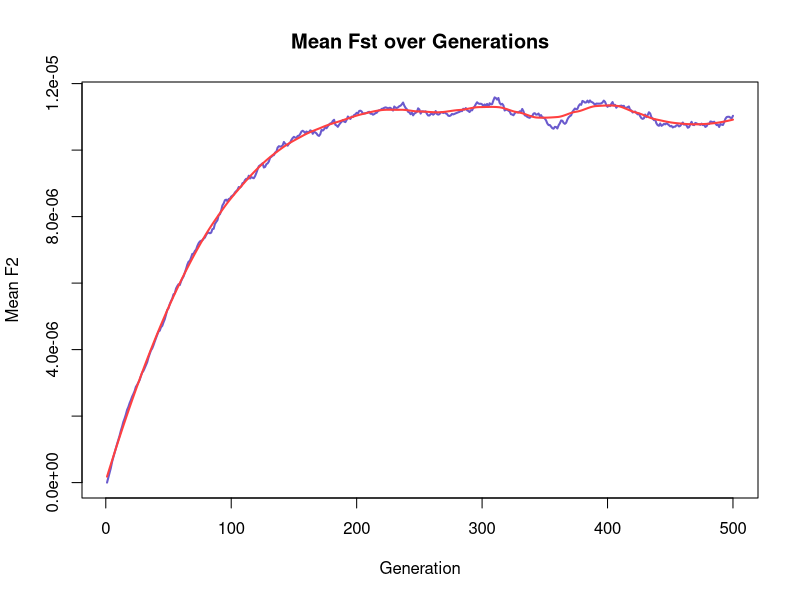

Write the R code that produced this figure. (Note: this script raises an error after producing the figure.)
#As same as In model part
calculate_next_gen_num <- function(current_num, N, a1, b1, m, p3) {
  p0 <- current_num / (2 * N)
  p_after_migration <- p0 * (1 - m) + m * p3
  p_after_mutation <- p_after_migration * (1 - a1 - b1) + b1
  
  rbinom(1, 2 * N, p_after_mutation)
}

F_simulation_modified <- function(N, K, a1, b1, m_ij, p0, p3, num_generations) {
  n_i <- matrix(nrow = K, ncol = num_generations)
  n_i[, 1] <- rep(2 * N * p0, K)
  n_i[3, ] <- rep(2 * N * p3, num_generations)
  
  for (t in 1:(num_generations - 1)) {
    for (i in 1:2) {
      n_i[i, t + 1] <- calculate_next_gen_num(n_i[i, t], N, a1, b1, m_ij[i, 3], p3)
    }
  }
  
  p_i <- n_i / (2 * N)
  return(p_i)
}

#modify function for Fst scenario
repeat_simulation_2_modified <- function(N, num_simulations, K, a1, b1, m_ij, p0, p3, num_generations) {
  all_diffs_up <- matrix(0, nrow = num_generations, ncol = num_simulations)
  all_diffs_down <- matrix(0, nrow = num_generations, ncol = num_simulations)
  all_p1_freqs <- matrix(0, nrow = num_generations, ncol = num_simulations)  
  all_p2_freqs <- matrix(0, nrow = num_generations, ncol = num_simulations)  
  for (sim in 1:num_simulations) {
    F_matrix <- F_simulation_modified(N, K, a1, b1, m_ij, p0, p3, num_generations)
    p1_freqs <- F_matrix[1, ] / (2 * N)
    p2_freqs <- F_matrix[2, ] / (2 * N)
    all_p1_freqs[, sim] <- p1_freqs
    all_p2_freqs[, sim] <- p2_freqs
    all_diffs_up[, sim] <- (p1_freqs - p2_freqs)^2
    all_diffs_down[, sim] <- (p1_freqs + p2_freqs - 2*p1_freqs*p2_freqs)
  }
  mean_diffs <- rowMeans(all_diffs_up) / rowMeans(all_diffs_down)
  return(list(mean_diffs = mean_diffs, all_p1_freqs = all_p1_freqs, all_p2_freqs = all_p2_freqs))
}

N <- 1000  
a1 <- 0.0003  
b1 <- 0.0002  
m_ij <- matrix(0.005, nrow = 3, ncol = 3)
m_ij[1,2] <- m_ij[2,1] <- 0
diag(m_ij) <- 1 - 0.005 
m_ij[3,3] <- 1 - 0.005*2
p0 <- 0.4   
p3 <- 0.5   

num_generations <- 600
num_simulations <- 2000  
set.seed(2)
results <- repeat_simulation_2_modified(N, num_simulations, 3, a1, b1, m_ij, p0, p3, num_generations)
mean_diffs <- results$mean_diffs
all_p1_freqs <- results$all_p1_freqs
all_p2_freqs <- results$all_p2_freqs
generation_time2 <- 1:500
mean_diffs2 <- mean_diffs[1:500]
loess_fit2 <- loess(mean_diffs2 ~ generation_time2, span = 0.28)  
pred_time_vals2 <- seq(min(generation_time2), max(generation_time2), length.out = 1000)
pred_vals2 <- predict(loess_fit2, newdata = data.frame(generation_time2 = pred_time_vals2))

plot(generation_time2, mean_diffs2, type = 'l', xlab = "Generation", ylab = "Mean F2", lwd =2,
     main = "Mean Fst over Generations", col = "slateblue")
lines(pred_time_vals2, pred_vals2, col = "brown1", lwd = 2) 

time_interval2 <- pred_time_vals >= 200 & pred_time_vals <= 280
preds_interval2 <- pred_vals2[time_interval2]
t_vals_interval2 <- pred_time_vals2[time_interval2]

max_val2 <- max(preds_interval2)
min_val2 <- min(preds_interval2)
max_time2 <- t_vals_interval2[which.max(preds_interval2)]
min_time2 <- t_vals_interval2[which.min(preds_interval2)]
max_x2 <- max_time2
max_y2 <- max_val2
points(max_x2, max_y2, col = "tan1", pch = 20, cex = 1.5)
max_x2
max_y2
segments(max_x2, par("usr")[3], max_x2, max_y2, col = "tan1", lty = "dotted" , lwd = 2)
segments(par("usr")[1], max_y2, max_x2, max_y2, col = "tan1", lty = "dotted" , lwd = 2)

time_interval2 <- pred_time_vals2 >= 200 & pred_time_vals2 <= 400
preds_interval2 <- pred_vals2[time_interval2]
t_vals_interval2 <- pred_time_vals2[time_interval2]

min_val2 <- min(preds_interval2)
min_time2 <- t_vals_interval2[which.min(preds_interval2)]

min_x2 <- min_time2
min_y2 <- min_val2
min_x2
min_y2

points(min_x2, min_y2, col = "limegreen", pch = 20, cex = 1.5)
segments(min_x2, par("usr")[3], min_x2, min_y2, col = "limegreen", lty = "dotted" , lwd = 2)
segments(par("usr")[1], min_y2, min_x2, min_y2, col = "limegreen", lty = "dotted" , lwd = 2)

legend("bottomright",               
       legend = c("(233, 0.0000123)", "(310, 0.0000106)"), 
       col = c("tan1", "limegreen"),               
       pch = 20,                      
       pt.cex = 1.5,                   
       cex = 0.8,                             
       bty = "n",                        
       bg = 'white',                    
       box.lwd = 1,                       
       box.col = "grey50",                  
       text.col = "black",                    
       text.font = 2,                        
       horiz = FALSE)                    















